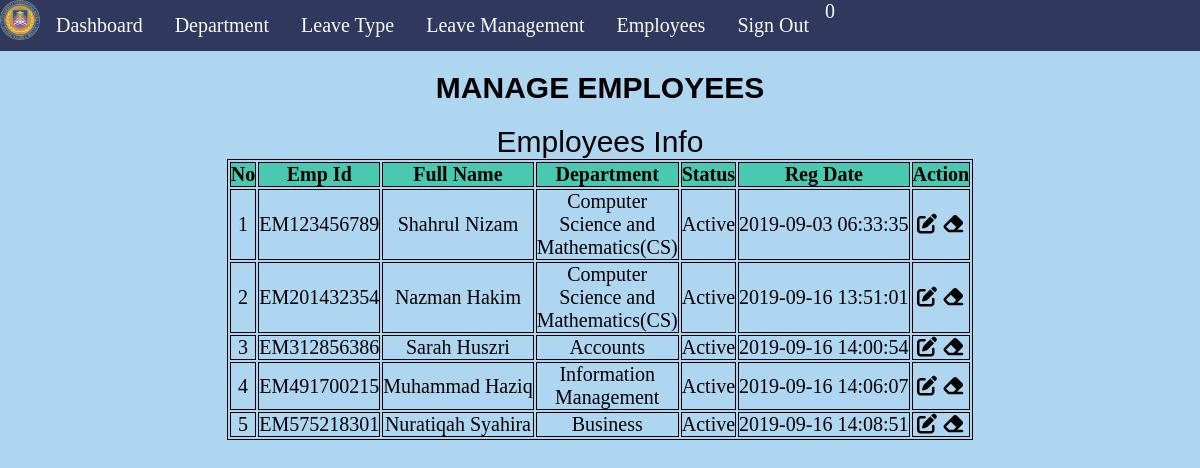
Page /admin/manageemployee.php (signed in) on the committed database.
### tables this page shows
CREATE TABLE `tblemployees` (
  `id` int(11) NOT NULL,
  `EmpId` varchar(100) NOT NULL,
  `FirstName` varchar(150) NOT NULL,
  `LastName` varchar(150) NOT NULL,
  `EmailId` varchar(200) NOT NULL,
  `Password` varchar(180) NOT NULL,
  `Gender` varchar(100) NOT NULL,
  `Dob` varchar(100) NOT NULL,
  `Department` varchar(255) NOT NULL,
  `Position` varchar(100) NOT NULL,
  `Address` varchar(255) NOT NULL,
  `City` varchar(200) NOT NULL,
  `Country` varchar(150) NOT NULL,
  `Phonenumber` char(11) NOT NULL,
  `Status` int(1) NOT NULL,
  `RegDate` timestamp NOT NULL DEFAULT CURRENT_TIMESTAMP
);

### admin/manageemployee.php (the view, shortened to what this page needs)
<?php
    include('includes/config.php');
    if(strlen($_SESSION['alogin'])==0)
    {
        header('location:index.php');
    }
    else{
 ?>
    <!DOCTYPE html>
    <html lang="en">
        <head>
        </head>
        <body>
		<center>
           <?php include('includes/sidebar.php');?>
                <main class="mn-inner">
                        <h3>MANAGE EMPLOYEES</h3>
                        <div>
                            <span class="card-title">Employees Info</span>
                            <table>
                                <thead>
                                    <tr>
                                        <th>No</th>
                                        <th width="120">Emp Id</th>
                                        <th width="120">Full Name</th>
                                        <th width="120">Department</th>
                                        <th align="center">Status</th>
                                        <th align="center">Reg Date</th>
                                        <th align="center">Action</th>
                                    </tr>
                                </thead>
                                <tbody>
                                    <?php $sql = "SELECT EmpId,FirstName,LastName,Department,Status,RegDate,id from  tblemployees";
                                    $query = $dbh -> prepare($sql);
                                    $query->execute();
                                    $results=$query->fetchAll(PDO::FETCH_OBJ);
                                    $cnt=1;
                                    if($query->rowCount() > 0)
                                    {
                                        foreach($results as $result)
                                        {  ?>
                                            <tr>
                                                <td> <?php echo htmlentities($cnt);?></td>
                                                <td><?php echo htmlentities($result->EmpId);?></td>
                                                <td><?php echo htmlentities($result->FirstName);?>&nbsp;<?php echo htmlentities($result->LastName);?></td>
                                                <td><?php echo htmlentities($result->Department);?></td>
                                                <td><?php $stats=$result->Status;
                                                    if($stats)
                                                        {?>
                                                            <a>Active</a>
                                                            <?php
                                                        } else
                                                        { ?>
                                                            <a>Inactive</a>
                                                            <?php
                                                        } ?>
                                                </td>
                                                <td><?php echo htmlentities($result->RegDate);?></td>
                                                <td>
                                                    <a href="editemployee.php?empid=<?php echo htmlentities($result->id);?>"><i style="color: black" class='fas'>&#xf044;</i></a>
                                                    <?php if($result->Status==1)
                                                    {?>
                                                        <a href="manageemployee.php?inid=<?php echo htmlentities($result->id);?>" onclick="return confirm('Are you sure you want to inactive this Employe?');"" > <i style="color: black"  class='fas'>&#xf12d;</i>
                                                        <?php
                                                    } else
                                                    {?>
                                                        <a href="manageemployee.php?id=<?php echo htmlentities($result->id);?>" onclick="return confirm('Are you sure you want to active this employee?');""><i>done</i>
                                                        <?php
                                                    } ?>
                                                </td>
                                            </tr>
                                            <?php $cnt++;
                                        }
                                    }?>
                                </tbody>
                            </table>
							</center>
        </body>
    </html>
<?php } ?>

### admin/manageemployee.php (style rules this page uses)
h3 { padding: 10px; margin: 10px; font-family: Impact,Charcoal,sans-serif; font-size: 30px; }
.card-title { padding: 10px; margin: 10px; font-family: Impact,Charcoal,sans-serif; font-size: 30px; }
table, th, td { border: 1px solid black; }
th { background-color: #48C9B0; color: black; }
body { font-size:20px; background-color:#AED6F1; }
td { text-align:center; }

### admin/includes/sidebar.php (style rules this page uses)
* { margin: 0; padding: 0; }

### rows in the picture
tblemployees: EmpId "EM123456789", FirstName "Shahrul", LastName "Nizam", Department "Computer Science and Mathematics(CS)", Status "Active", RegDate "2019-09-03 06:33:35"
tblemployees: EmpId "EM201432354", FirstName "Nazman", LastName "Hakim", Department "Computer Science and Mathematics(CS)", Status "Active", RegDate "2019-09-16 13:51:01"
tblemployees: EmpId "EM312856386", FirstName "Sarah", LastName "Huszri", Department "Accounts", Status "Active", RegDate "2019-09-16 14:00:54"
tblemployees: EmpId "EM491700215", FirstName "Muhammad", LastName "Haziq", Department "Information Management", Status "Active", RegDate "2019-09-16 14:06:07"
tblemployees: EmpId "EM575218301", FirstName "Nuratiqah", LastName "Syahira", Department "Business", Status "Active", RegDate "2019-09-16 14:08:51"

### other values in the picture
$unreadcount "0"
